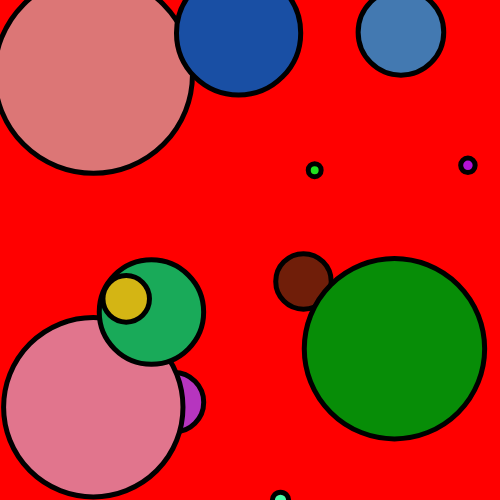
Frame 1 (no input)
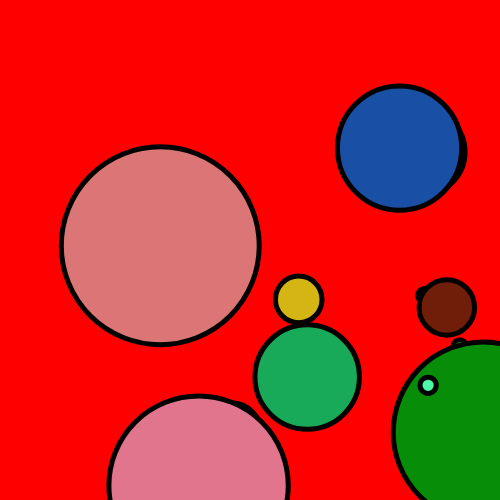
Frame 60 (no input)
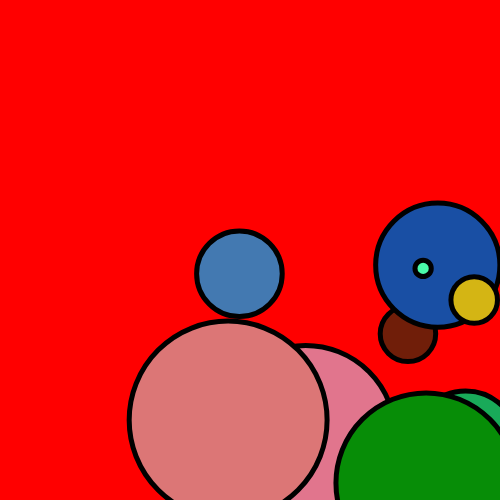
Frame 120 (the mouse pressed at the canvas centre since frame 60)

The p5.js sketch that drew these frames (run headless with seeded random() and noise() and a simulated clock; from frame 60 on, the mouse is pressed at the canvas centre):

// p5.js sketch
// ── sketch.js
//Nov 8, 2021

// //<---Building class that draws circles--->
// //Class -> Template for objects
// class Circle {
//   constructor(x, y, xSpeed){
//     this.x = x;
//     this.y = y;
//     this.xSpeed = 1; //moving 1 pixel per frame
//   } //constructor (looks like function), put parameters in the ()
//   move() {
//     this.x += this.xSpeed;
//     /// x += 1;
//     if(this.x > width){
//       this.x = 0;
//     }
//   }//add this class function, like a method
// } //properties about Circle
// var ellipse1, ellipse2; //first instance of class Circle
//
// function setup() {
//   createCanvas(500,500);
//   ellipse1 = new Circle(200, 400);
//   ellipse2 = new Circle(300, 400);
// }
//
// function draw() {
//   background(255,0,0);
//   ellipse(ellipse1.x, ellipse1.y, 70);
//   ellipse1.move();
//   ellipse(ellipse2.x, ellipse2.y, 50);
//   ellipse2.move();
// }

// //<---Conditionals--->
/////Circles bouncing back and forth
// class Circle {
//   constructor(x, y, xSpeed, ySpeed){
//     this.x = x;
//     this.y = y;
//     this.xSpeed = 1; //moving 1 pixel per frame
//     this.ySpeed = 1;
//   }
//   move() {
//     // x position
//     // x pos + xSpeed (1 [right] or -1 [left])
//     this.x += this.xSpeed;
//     // if past edge of canvas on x pos
//     if(this.x > width || this.x < 0){
//       // 1 * -1 = -1... -1 * -1 = 1
//       this.xSpeed *= -1;
//     }
//     //y position
//     this.y += this.ySpeed;
//     if(this.y > height || this.y < 0){
//       // 1 * -1 = -1... -1 * -1 = 1
//       this.ySpeed *= -1;
//     }
//   }
// }
// var ellipse1, ellipse2; //first instance of class Circle
//
// function setup() {
//   createCanvas(500,500);
//   ellipse1 = new Circle(200, 400);
//   ellipse2 = new Circle(300, 400);
// }
//
// function draw() {
//   background(255,0,0);
//   ellipse(ellipse1.x, ellipse1.y, 70);
//   ellipse1.move();
//   ellipse(ellipse2.x, ellipse2.y, 50);
//   ellipse2.move();
//   print(ellipse1.xSpeed);
// }

// // <---Another way to work with size--->
// ///Circles bouncing back and forth
// class Circle {
//   constructor(x, y, size, xSpeed, ySpeed){
//     this.x = x;
//     this.y = y;
//     this.size = size;
//     this.xSpeed = 1; //moving 1 pixel per frame
//     this.ySpeed = 1;
//   }
//   move() {
//     // x position
//     // x pos + xSpeed (1 [right] or -1 [left])
//     this.x += this.xSpeed;
//     // if past edge of canvas on x pos
//     if(this.x > width || this.x < 0){
//       // 1 * -1 = -1... -1 * -1 = 1
//       this.xSpeed *= -1;
//     }
//     //y position
//     this.y += this.ySpeed;
//     if(this.y > height || this.y < 0){
//       // 1 * -1 = -1... -1 * -1 = 1
//       this.ySpeed *= -1;
//     }
//   } // end move()
//   display() {
//     ellipse(this.x, this.y, this.size);
//   }
// }
// var ellipse1, ellipse2; //first instance of class Circle
//
// function setup() {
//   createCanvas(500,500);
//   ellipse1 = new Circle(200, 400, 70);
//   ellipse2 = new Circle(300, 400, 50);
// }
//
// function draw() {
//   background(255,0,0);
//   ellipse1.display();
//   ellipse1.move();
//   ellipse2.display();
//   ellipse2.move();
// }

// //<---Using For Loops--->
// ///// Have the circles moving around random sizes
// class Circle {
//   constructor(x, y, size, xSpeed, ySpeed){
//     this.x = x;
//     this.y = y;
//     this.size = size;
//     this.xSpeed = 1; //moving 1 pixel per frame
//     this.ySpeed = 1;
//   }
//   move() {
//     // x position
//     // x pos + xSpeed (1 [right] or -1 [left])
//     this.x += this.xSpeed;
//     // if past edge of canvas on x pos
//     if(this.x > width || this.x < 0){
//       // 1 * -1 = -1... -1 * -1 = 1
//       this.xSpeed *= -1;
//     }
//     //y position
//     this.y += this.ySpeed;
//     if(this.y > height || this.y < 0){
//       // 1 * -1 = -1... -1 * -1 = 1
//       this.ySpeed *= -1;
//     }
//   } // end move()
//   display() {
//     ellipse(this.x, this.y, this.size);
//   }
// }
//
// var circleList = []; //empty array for objects
//
// function setup() {
//   createCanvas(500,500);
//   for (i = 0; i < 12; i++){
//     circleList[i] = new Circle(random(width), random(height), random(200));
//     // print(circleList.length);
//   }
// }
//
// function draw() {
//   background(255,0,0);
//   for (i = 0; i < circleList.length; i++){
//     circleList[i].move();
//     circleList[i].display();
//   }
// }

//<---Using For Loops--->
///// Add random Colors
class Circle {
  constructor(x, y, size, xSpeed, ySpeed, colorVal){
    this.x = x;
    this.y = y;
    this.size = size;
    this.xSpeed = xSpeed; //moving 1 pixel per frame
    this.ySpeed = ySpeed;
    this.colorVal = colorVal;
  }
  move() {
    // x position
    // x pos + xSpeed (1 [right] or -1 [left])
    this.x += this.xSpeed;
    // if past edge of canvas on x pos
    if (this.x > width || this.x < 0){
      // 1 * -1 = -1... -1 * -1 = 1
      this.xSpeed *= -1;
    }
    //y position
    this.y += this.ySpeed;
    if(this.y > height || this.y < 0){
      // 1 * -1 = -1... -1 * -1 = 1
      this.ySpeed *= -1;
    }
  } // end move()
  display() {
    strokeWeight(5);
    fill(this.colorVal);
    // fill(random(255), random(255), random(255));
    ellipse(this.x, this.y, this.size);
  }
}

var circleList = []; //empty array for objects
var randomColor = []; //for storing list of random colors

function setup() {
  createCanvas(500,500);
  for (i = 0; i < 12; i++){
    let c = [255, 255, 0];
    randomColor[i] = [random(255), random(255), random(255)];
    circleList[i] = new Circle(random(width), //starting x pos
      random(height), //starting y pos
      random(200), // size
      random(4), //xSpeed
      random(3), // ySpeed
      randomColor[i]); // color
    // print(circleList.length);
  }
}
function draw() {
  background(255,0,0);
  for (i = 0; i < circleList.length; i++){
    circleList[i].move();
    circleList[i].display();
  }
}
